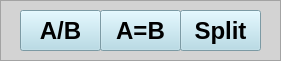
     <widget class="QFrame" name="VFO_frame">
      <property name="geometry">
       <rect>
        <x>20</x>
        <y>280</y>
        <width>281</width>
        <height>61</height>
       </rect>
      </property>
      <property name="styleSheet">
       <string notr="true">QWidget{ background-color: lightgray;}</string>
      </property>
      <property name="frameShape">
       <enum>QFrame::Shape::StyledPanel</enum>
      </property>
      <property name="frameShadow">
       <enum>QFrame::Shadow::Raised</enum>
      </property>
      <widget class="QPushButton" name="A_B_pushButton_3">
       <property name="geometry">
        <rect>
         <x>180</x>
         <y>10</y>
         <width>81</width>
         <height>41</height>
        </rect>
       </property>
       <property name="font">
        <font>
         <pointsize>18</pointsize>
         <bold>true</bold>
        </font>
       </property>
       <property name="styleSheet">
        <string notr="true">QPushButton {background-color: lightblue;}
QPushButton::checked {background-color: red;}</string>
       </property>
       <property name="text">
        <string>Split</string>
       </property>
       <property name="checkable">
        <bool>true</bool>
       </property>
       <property name="flat">
        <bool>false</bool>
       </property>
      </widget>
      <widget class="QPushButton" name="A_B_pushButton_2">
       <property name="geometry">
        <rect>
         <x>100</x>
         <y>10</y>
         <width>81</width>
         <height>41</height>
        </rect>
       </property>
       <property name="font">
        <font>
         <pointsize>18</pointsize>
         <bold>true</bold>
        </font>
       </property>
       <property name="styleSheet">
        <string notr="true">QPushButton {background-color: lightblue;}
QPushButton::pressed {background-color: red;}</string>
       </property>
       <property name="text">
        <string>A=B</string>
       </property>
       <property name="flat">
        <bool>false</bool>
       </property>
      </widget>
      <widget class="QPushButton" name="A_B_pushButton_1">
       <property name="geometry">
        <rect>
         <x>20</x>
         <y>10</y>
         <width>81</width>
         <height>41</height>
        </rect>
       </property>
       <property name="font">
        <font>
         <pointsize>18</pointsize>
         <bold>true</bold>
        </font>
       </property>
       <property name="styleSheet">
        <string notr="true">QPushButton {background-color: lightblue;}
QPushButton::pressed {background-color: red;}</string>
       </property>
       <property name="text">
        <string>A/B</string>
       </property>
       <property name="flat">
        <bool>false</bool>
       </property>
      </widget>
     </widget>
